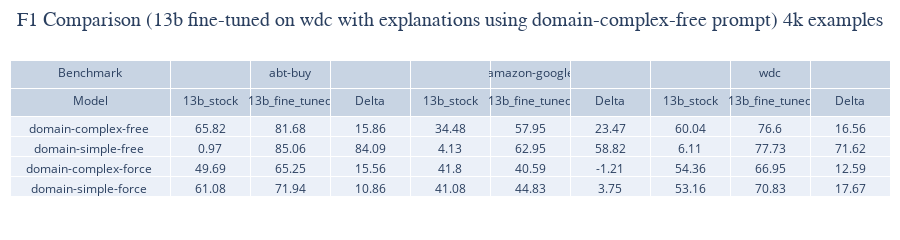

Write notebook code for a chart like this one.
### Code cell
directory_path = '../results/13b/explanation/4k/2024-04-29-23-41-45_explanation_4k/results'

file_paths = analytics.get_all_files_in_directory(directory_path)
all_stats = analytics.calculate_fine_tuned_stats(file_paths)
df_fintuned_results = analytics.create_comparison_df(all_stats, baseline_13b_stats)


analytics.create_plotly_table(df_fintuned_results, fine_tuned_prompt="domain-complex-free", benchmark="wdc", title="F1 Comparison (13b fine-tuned on wdc with explanations using domain-complex-free prompt) 4k examples" , file_path="../plots/explanation")

### Figure 1 — Plotly figure (JSON) as saved in the notebook; plotly's stock layout.template omitted (floating-point values rounded to 4 significant figures)
{"data": [{"cells": {"align": "center", "values": [["domain-complex-free ", "domain-simple-free ", "domain-complex-force ", "domain-simple-force "], [65.82, 0.97, 49.69, 61.08], [81.68, 85.06, 65.25, 71.94], [15.86, 84.09, 15.56, 10.86], [34.48, 4.13, 41.8, 41.08], [57.95, 62.95, 40.59, 44.83], [23.47, 58.82, -1.21, 3.75], [60.04, 6.11, 54.36, 53.16], [76.6, 77.73, 66.95, 70.83], [16.56, 71.62, 12.59, 17.67]]}, "columnwidth": [200, 100, 100, 100, 100, 100, 100, 100, 100, 100, 100, 100, 100, 100, 100, 100, 100, 100, 100], "header": {"align": "center", "values": [["Benchmark", "Model"], ["", "13b_stock"], ["abt-buy", "13b_fine_tuned"], ["", "Delta"], ["", "13b_stock"], ["amazon-google", "13b_fine_tuned"], ["", "Delta"], ["", "13b_stock"], ["wdc", "13b_fine_tuned"], ["", "Delta"]]}, "type": "table"}], "layout": {"height": 220, "margin": {"b": 0, "l": 10, "r": 10, "t": 60}, "title": {"font": {"family": "Arial", "size": 20}, "text": "F1 Comparison (13b fine-tuned on wdc with explanations using domain-complex-free prompt) 4k examples", "x": 0.5, "y": 0.95}}}
